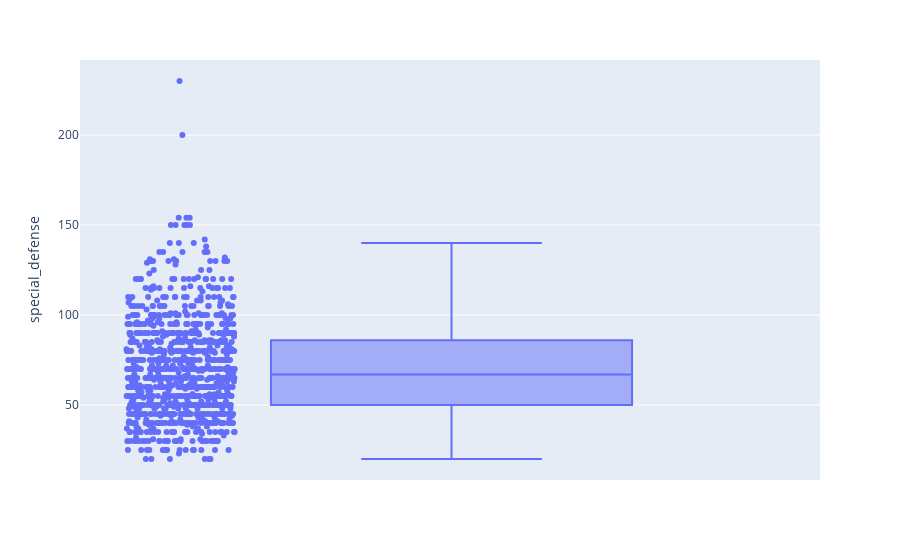

The code cell stored with this chart in its notebook:
### Code cell
fig=px.box(df,y='special_defense',points='all')
fig.show()

### Figure 1 — Plotly figure (JSON) as saved in the notebook; plotly's stock layout.template omitted (floating-point values rounded to 4 significant figures; data arrays with more than 128 entries replaced by an {"elided": "..."} marker saying what was removed)
{"data": [{"alignmentgroup": "True", "boxpoints": "all", "hovertemplate": "special_defense=%{y}<extra></extra>", "legendgroup": "", "marker": {"color": "#636efa"}, "name": "", "notched": false, "offsetgroup": "", "orientation": "v", "showlegend": false, "type": "box", "x0": " ", "xaxis": "x", "y": {"elided": "1025 int values"}, "y0": " ", "yaxis": "y"}], "layout": {"boxmode": "group", "legend": {"tracegroupgap": 0}, "margin": {"t": 60}, "xaxis": {"anchor": "y", "domain": [0, 1]}, "yaxis": {"anchor": "x", "domain": [0, 1], "title": {"text": "special_defense"}}}}
